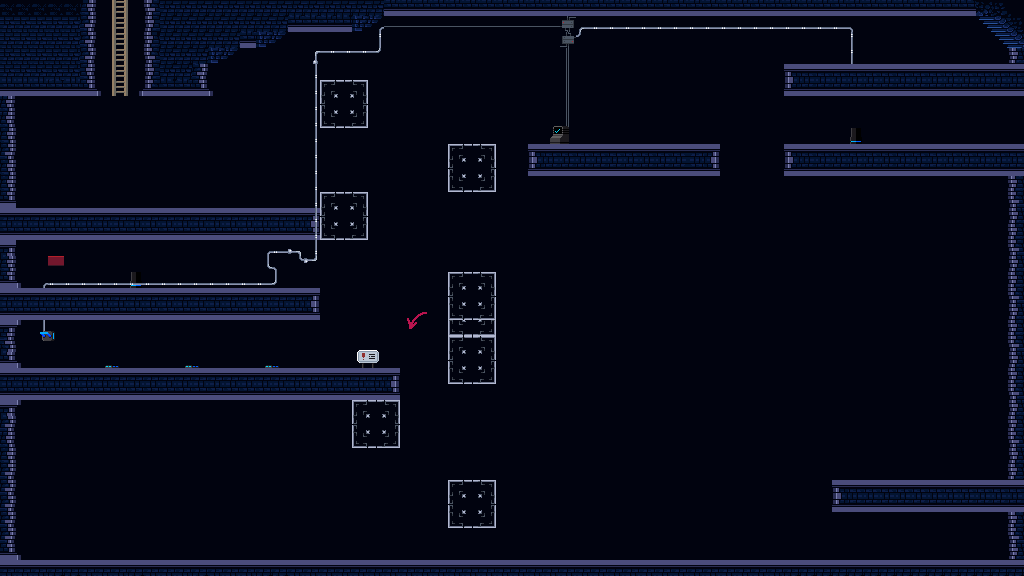

Rendered tile map (Tiled .tmx) drawn with the repository's tilesets; below, a short description and the map source with its tile grids summarised:
An orthogonal 64x36 tile map with 16x16 px tiles, 12 tile layers (background, tiles, wall_jump, ladders, ...), 19 tilesets.

<map version="1.10" tiledversion="1.11.0" orientation="orthogonal" renderorder="right-down" width="64" height="36" tilewidth="16" tileheight="16" infinite="0" nextlayerid="14" nextobjectid="1">
 <tileset firstgid="1" source="tilesets/BrownTileSmall.tsx" />
 <tileset firstgid="5" source="tilesets/ladder_1.tsx" />
 <tileset firstgid="9" source="tilesets/TX Village Props.tsx" />
 <tileset firstgid="4105" source="tilesets/Main.tsx" />
 <tileset firstgid="4303" source="tilesets/Bricks.tsx" />
 <tileset firstgid="4473" source="tilesets/Pavement.tsx" />
 <tileset firstgid="4592" source="tilesets/Walls.tsx" />
 <tileset firstgid="5010" source="tilesets/Stairways.tsx" />
 <tileset firstgid="5332" source="tilesets/Decals.tsx" />
 <tileset firstgid="6322" source="tilesets/LadderFront.tsx" />
 <tileset firstgid="6337" source="tilesets/LadderFrontColoured.tsx" />
 <tileset firstgid="6352" source="tilesets/WeaponsSheet.tsx" />
 <tileset firstgid="7864" source="tilesets/CoinSpin.tsx" />
 <tileset firstgid="7865" source="tilesets/MechanicalDoorClosed.tsx" />
 <tileset firstgid="7890" source="tilesets/LeverOn.tsx" />
 <tileset firstgid="7894" source="tilesets/TerminalSuccessIdle.tsx" />
 <tileset firstgid="7898" source="tilesets/Buildings.tsx" />
 <tileset firstgid="11774" source="tilesets/LaserDeactivated.tsx" />
 <tileset firstgid="11784" source="tilesets/WarningLarge.tsx" />
 <layer id="6" name="background" width="64" height="36">
  <data>[2304 cells, 2304 non-empty, 1 distinct tile ids]</data>
 </layer>
 <layer id="1" name="tiles" width="64" height="36">
  <data>[2304 cells, 485 non-empty, 25 distinct tile ids]</data>
 </layer>
 <layer id="7" name="wall_jump" width="64" height="36">
  <data>[2304 cells, 66 non-empty, 9 distinct tile ids]</data>
 </layer>
 <layer id="2" name="ladders" width="64" height="36">
  <data>[2304 cells, 6 non-empty, 1 distinct tile ids]</data>
 </layer>
 <layer id="9" name="enemies" width="64" height="36">
  <data>[2304 cells, 1 non-empty, 1 distinct tile ids]</data>
 </layer>
 <layer id="8" name="sword" width="64" height="36">
  <data>[2304 cells, 0 non-empty, 0 distinct tile ids]</data>
 </layer>
 <layer id="13" name="laser_door" width="64" height="36">
  <data>[2304 cells, 6 non-empty, 2 distinct tile ids]</data>
 </layer>
 <layer id="11" name="mechanical_door" width="64" height="36">
  <data>[2304 cells, 2 non-empty, 1 distinct tile ids]</data>
 </layer>
 <layer id="5" name="bg1" width="64" height="36">
  <data>[2304 cells, 83 non-empty, 9 distinct tile ids]</data>
 </layer>
 <layer id="12" name="lever" width="64" height="36">
  <data>[2304 cells, 4 non-empty, 4 distinct tile ids]</data>
 </layer>
 <layer id="4" name="bg2" width="64" height="36">
  <data>[2304 cells, 17 non-empty, 13 distinct tile ids]</data>
 </layer>
 <layer id="10" name="coins" width="64" height="36">
  <data>[2304 cells, 0 non-empty, 0 distinct tile ids]</data>
 </layer>
</map>
